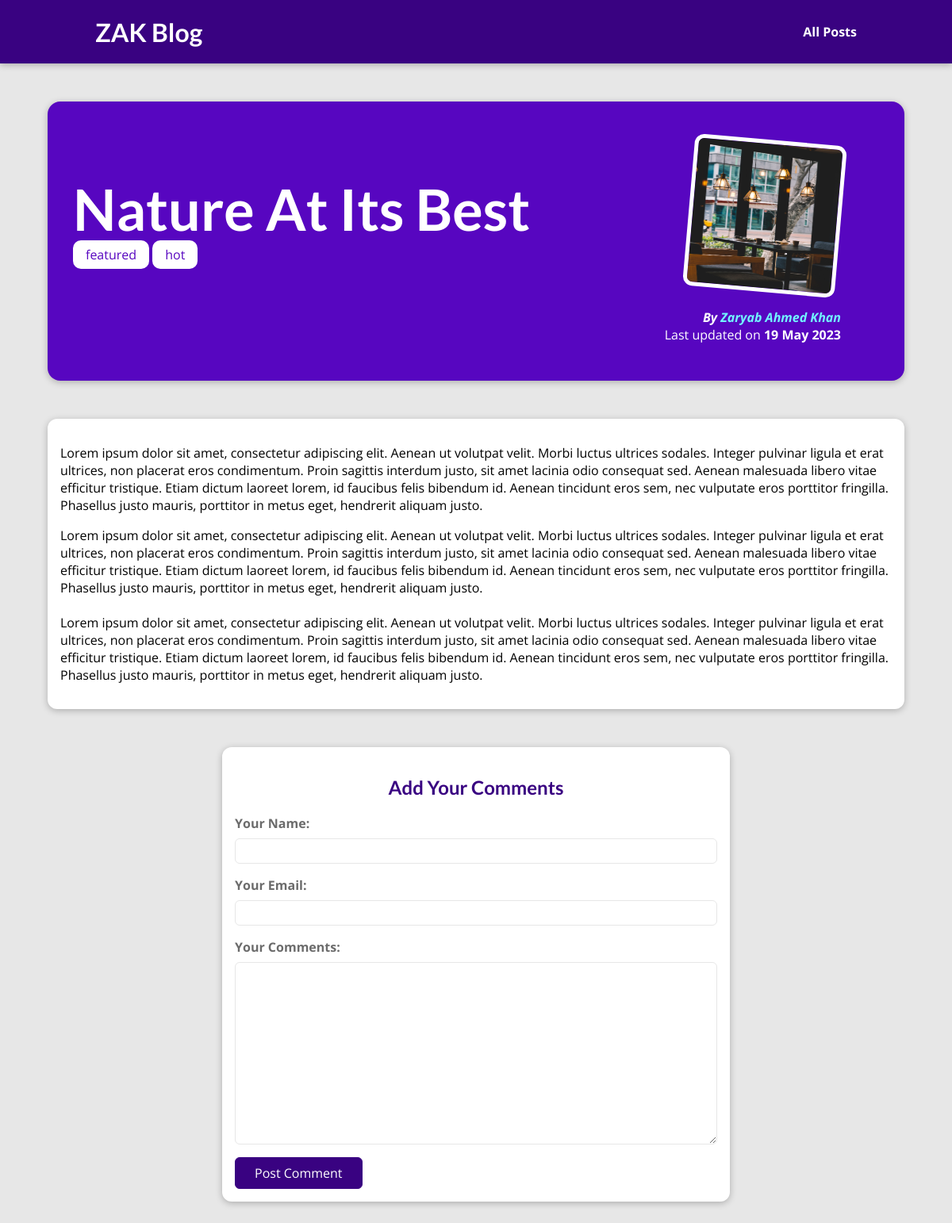
The page /posts/nature-at-its-best on the database its author committed.
### blog/models.py (models this page shows, shortened)
class Blog(models.Model):
    image = models.ImageField(upload_to="posts", null=True)
    date = models.DateField(auto_now=True)
    title = models.CharField(max_length=50)
    excerpt = models.CharField(max_length=200)
    content = models.TextField(max_length=5000, validators=[
                               MinLengthValidator(100)])
    slug = models.SlugField(default="", blank=True,
                            null=False, db_index=True, unique=True)
    author = models.ForeignKey(Author, null=True, on_delete=models.SET_NULL,)
    tags = models.ManyToManyField(Tag)

class Tag(models.Model):
    name = models.CharField(max_length=20, default="new", null=False)

class Author(models.Model):
    first_name = models.CharField(max_length=50)
    last_name = models.CharField(max_length=50)
    email_address = models.EmailField(blank=True, null=True)
    def full_name(self):
        return f"{self.first_name} {self.last_name}"
    def __str__(self):
        return self.full_name()

### blog/views.py (the view)
# urls.py: path("posts/<slug:slug>", views.PostDetailView.as_view(), name="post-detail")
class PostDetailView(DetailView):
    model = Blog
    template_name = "blog/post-detail.html"
    context_object_name = "post"
    def get_context_data(self, **kwargs):
        comment_form = CommentForm()
        context = super().get_context_data(**kwargs)
        context["post_tags"] = self.object.tags.all()
        context["comment_form"] = comment_form
        return context

### blog/forms.py
class CommentForm(forms.ModelForm):
    class Meta:
        model = Comment  # form based on Comment model
        exclude = ["post"]  # include all field except "post"
        labels = {  # setting custom label names
            "user_name": "Your Name",
            "user_email": "Your Email",
            "text": "Your Comments"
        }

### blog/templates/blog/post-detail.html (shortened to what this page needs)
{% extends 'base.html' %}
{% load static %}
{% block css_files %}
<link rel="stylesheet" href="{% static 'blog/post-detail.css' %}"/>
{% endblock  %}
{% block content %}
<section id="summary">
    <h2>{{post.title}}</h2>
    {% for tag in post_tags %}
    <span class="tag">{{tag.name}}</span>
    {% endfor %}
    <article>
        <img src="{{post.image.url}}" alt={{post.title}}/>
        <address>By <a href="mailto:{{post.author.email}}">{{post.author|title}}</a></address>
        <div>
            Last updated on <time>{{post.date|date:"d  M Y"}}</time>
        </div>
    </article>
</section>
<main>
  <p> {{post.content|linebreaks}}<p>
</main>
<section id="comment_form">
    <h2>Add Your Comments</h2>
    <form >
        {% for form_field in comment_form %}
        <div class="form-control">
            {{form_field.label_tag}}
            {{form_field}}
        </div>
        {% endfor %}
        <button>Post Comment</button>
    </form>
</section>
{% endblock %}

### static/app.css (style rules this page uses)
* { box-sizing: border-box; }
html { font-family: 'Open Sans', 'Lato', sans-serif; }
body { margin: 0; }
h1, h2, h3 { font-family: 'Lato', sans-serif; font-weight: bold; }

### blog/static/blog/post-detail.css (style rules this page uses)
body { background-color: #e7e7e7; }
#summary { margin: 8rem auto 3rem auto; padding: 2rem; width: 90%; max-width: 90rem; border-radius: 16px; background-color: #5706c0; position: relative; box-shadow: 0 2px 8px rgba(0, 0, 0, 0.25); height: 22rem; }
#summary h2 { color: white; font-size: 4.5rem; margin-bottom: 0.25rem; }
#summary article { position: absolute; top: 2rem; right: 3rem; padding: 1rem 2rem; border-radius: 12px; text-align: right; color: white; }
#summary article img { width: 12rem; height: 12rem; border-radius: 12px; transform: rotateZ(5deg); border: 5px solid white; margin-bottom: 1rem; }
#summary address { font-weight: bold; }
#summary a { color: #72f6ff; text-decoration: none; }
#summary time { font-weight: bold; }
main { width: 90%; max-width: 90rem; margin: 3rem auto; background-color: white; padding: 1rem; border-radius: 12px; box-shadow: 0 2px 8px rgba(0, 0, 0, 0.25); }
.tag { background-color: white; color: #5706c0; padding: 7px 16px; border-radius: 10px; }
#comment_form { margin: 3rem auto; width: 90%; max-width: 40rem; border-radius: 12px; background-color: white; box-shadow: 0 2px 8px rgba(0, 0, 0, 0.25); padding: 1rem; }
#comment_form h2 { color: #390281; font-weight: bold; text-align: center; }
.form-control { margin-bottom: 1rem; }
.form-control label { font-weight: bold; margin-bottom: 0.5rem; display: block; color: #6b6b6b; }
.form-control input, .form-control textarea { display: block; width: 100%; font: inherit; padding: 0.25rem; border-radius: 6px; border: 1px solid #e7e7e7; }
#comment_form button { font: inherit; background-color: #390281; color: white; border: 1px solid #390281; padding: 0.5rem 1.5rem; border-radius: 6px; cursor: pointer; }

### rows shown on the page
Blog: title "Nature At Its Best", image (picture), author "Zaryab Ahmed Khan", date "19 May 2023", content "Lorem ipsum dolor sit amet, consectetur adipiscing elit. Aenean ut volutpat velit. Morbi luctus ultrices sodales. Integer pulvinar ligula et erat ultrices, non placerat eros condimentum. Proin sagittis interdum justo, sit amet lacinia odio consequat sed. Aenean malesuada libero vitae efficitur tristique. Etiam dictum laoreet lorem, id faucibus felis bibendum id. Aenean tincidunt eros sem, nec vulputate eros porttitor fringilla. Phasellus justo mauris, porttitor in metus eget, hendrerit aliquam justo. Lorem ipsum dolor sit amet, consectetur adipiscing elit. Aenean ut volutpat velit. Morbi luctus ultrices sodales. Integer pulvinar ligula et erat ultrices, non placerat eros condimentum. Proin…"
Tag: name "featured"
Tag: name "hot"
